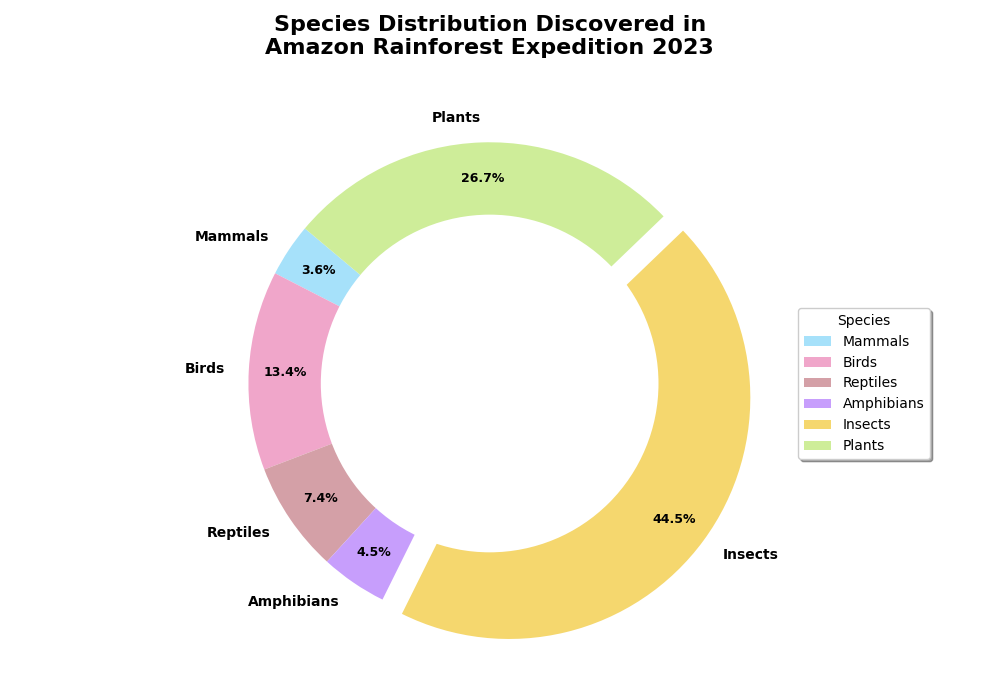

Source code (Python):
import matplotlib.pyplot as plt
import numpy as np

# Species categories
species_categories = ['Mammals', 'Birds', 'Reptiles', 'Amphibians', 'Insects', 'Plants']

# Number of discovered species in each category
species_count = [12, 45, 25, 15, 150, 90]

# Manually shuffled colors
colors = ['#a6e1fa', '#f0a6ca', '#d4a0a7', '#c79efc', '#f5d76e', '#ceed99']

# Explode to emphasize Insects slice
explode = (0, 0, 0, 0, 0.1, 0)

# Create the figure and the primary subplot
fig, ax = plt.subplots(figsize=(10, 7))

# Pie Chart with detailed percentage
wedges, texts, autotexts = ax.pie(species_count, labels=species_categories, autopct='%1.1f%%', startangle=140,
                                  colors=colors, explode=explode, pctdistance=0.85)

# Customize text for better readability
for text in texts:
    text.set_fontsize(10)
    text.set_weight('bold')
for autotext in autotexts:
    autotext.set_fontsize(9)
    autotext.set_color('black')
    autotext.set_weight('bold')

# Add a circle at the center to transform pie chart into donut chart
centre_circle = plt.Circle((0, 0), 0.70, fc='white')
fig.gca().add_artist(centre_circle)

# Add title
plt.title("Species Distribution Discovered in\nAmazon Rainforest Expedition 2023",
          fontsize=16, fontweight='bold', pad=20)

# Add a legend
plt.legend(wedges, species_categories, title="Species", loc="center left", bbox_to_anchor=(1, 0.5), shadow=True)

# Adjust layout
plt.tight_layout()

# Show the plot
plt.show()
